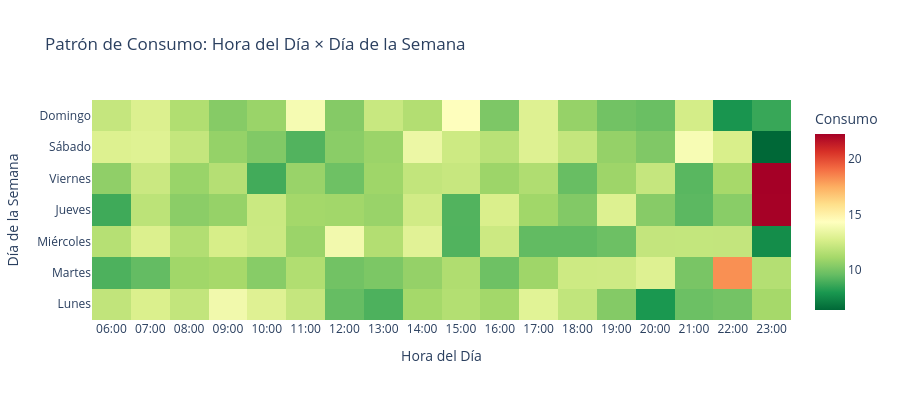

This figure's notebook cell:
### Code cell
# === Tab 2: Heatmap hora × día de la semana ===

heatmap_data = df_tel.groupby(['dayofweek', 'hour'])['fuel_consumption_rate'].mean().reset_index()
heatmap_pivot = heatmap_data.pivot(index='dayofweek', columns='hour', values='fuel_consumption_rate')

day_labels = ['Lunes', 'Martes', 'Miércoles', 'Jueves', 'Viernes', 'Sábado', 'Domingo']

fig_hm = go.Figure(data=go.Heatmap(
    z=heatmap_pivot.values,
    x=[f'{h:02d}:00' for h in heatmap_pivot.columns],
    y=day_labels,
    colorscale='RdYlGn_r',
    hovertemplate='<b>%{y} - %{x}</b><br>Consumo: %{z:.4f}<extra></extra>',
    colorbar=dict(title='Consumo')
))

fig_hm.update_layout(
    title='Patrón de Consumo: Hora del Día × Día de la Semana',
    template='plotly_white',
    height=400,
    xaxis_title='Hora del Día',
    yaxis_title='Día de la Semana'
)
fig_hm.show()

### Figure 1 — Plotly figure (JSON) as saved in the notebook; plotly's stock layout.template omitted (floating-point values rounded to 4 significant figures)
{"data": [{"colorbar": {"title": {"text": "Consumo"}}, "colorscale": [[0, "rgb(0,104,55)"], [0.1, "rgb(26,152,80)"], [0.2, "rgb(102,189,99)"], [0.3, "rgb(166,217,106)"], [0.4, "rgb(217,239,139)"], [0.5, "rgb(255,255,191)"], [0.6, "rgb(254,224,139)"], [0.7, "rgb(253,174,97)"], [0.8, "rgb(244,109,67)"], [0.9, "rgb(215,48,39)"], [1, "rgb(165,0,38)"]], "hovertemplate": "<b>%{y} - %{x}</b><br>Consumo: %{z:.4f}<extra></extra>", "type": "heatmap", "x": ["06:00", "07:00", "08:00", "09:00", "10:00", "11:00", "12:00", "13:00", "14:00", "15:00", "16:00", "17:00", "18:00", "19:00", "20:00", "21:00", "22:00", "23:00"], "y": ["Lunes", "Martes", "Miércoles", "Jueves", "Viernes", "Sábado", "Domingo"], "z": [[11.98, 12.8, 12.02, 13.75, 12.97, 12.1, 9.562, 9.057, 11.13, 11.55, 11.08, 13.08, 12.0, 10.31, 7.989, 9.722, 9.926, 11.15], [9.055, 9.534, 11.03, 11.18, 10.4, 11.49, 9.865, 10.12, 10.72, 11.45, 9.774, 10.99, 12.36, 12.4, 12.95, 10.04, 18.2, 11.59], [11.65, 12.84, 11.54, 12.66, 12.32, 10.89, 13.77, 11.54, 13.06, 9.144, 12.32, 9.491, 9.49, 9.737, 12.04, 12.06, 12.05, 7.613], [8.769, 11.85, 10.48, 10.77, 12.27, 11.11, 11.06, 10.84, 12.48, 9.156, 12.77, 11.02, 10.26, 12.91, 10.39, 9.367, 10.45, 22.19], [10.61, 12.27, 10.84, 11.61, 8.82, 10.83, 9.775, 10.99, 12.01, 12.17, 10.92, 11.47, 9.633, 10.95, 12.12, 9.302, 11.17, 22.23], [12.89, 12.98, 12.07, 10.73, 10.24, 9.146, 10.45, 10.89, 13.52, 12.36, 11.75, 12.96, 12.08, 10.72, 10.22, 13.99, 12.73, 6.406], [12.11, 12.86, 11.48, 10.35, 10.85, 13.92, 10.33, 12.2, 11.54, 14.27, 10.14, 12.94, 10.76, 9.858, 9.666, 12.58, 7.906, 8.622]]}], "layout": {"height": 400, "title": {"text": "Patrón de Consumo: Hora del Día × Día de la Semana"}, "xaxis": {"title": {"text": "Hora del Día"}}, "yaxis": {"title": {"text": "Día de la Semana"}}}}
